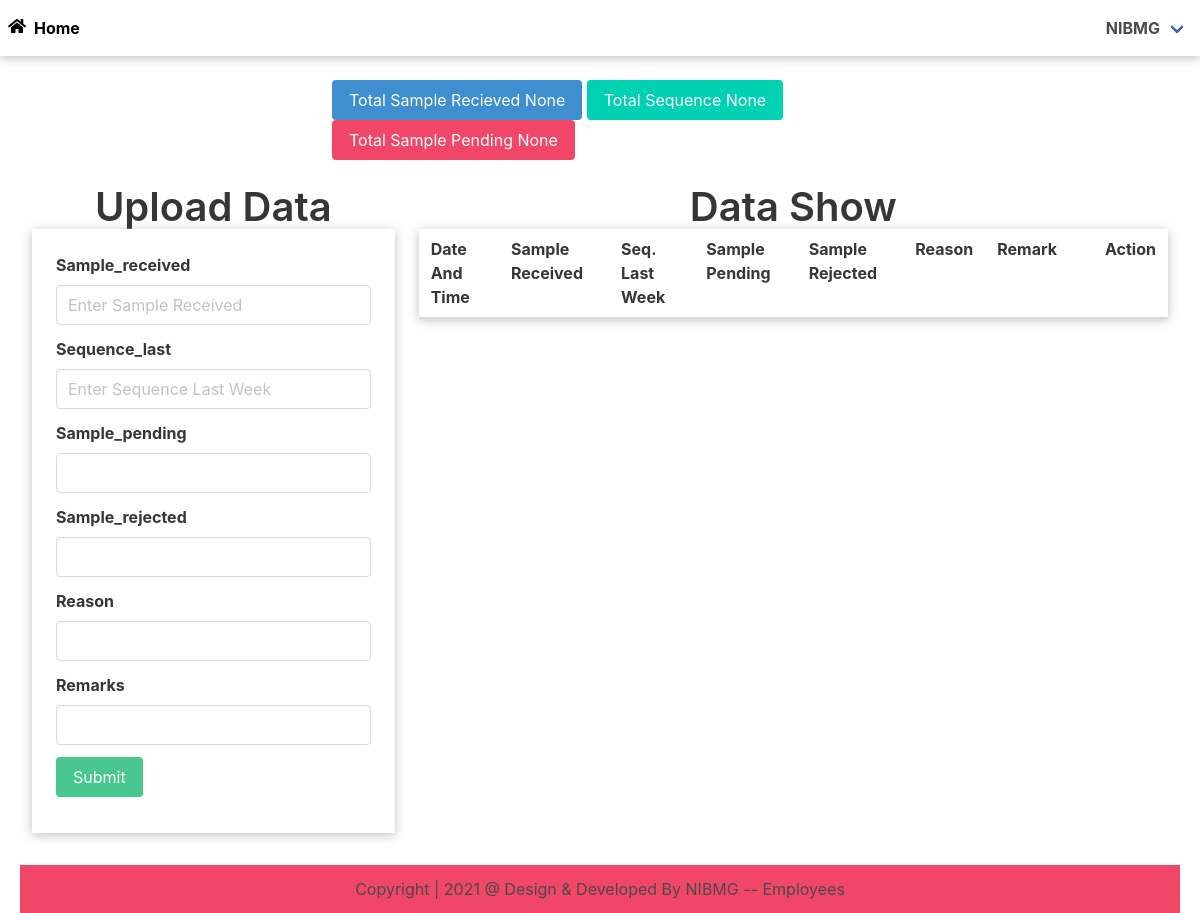
/accounts/profile/ (signed in), run on an earlier commit of the app's database.
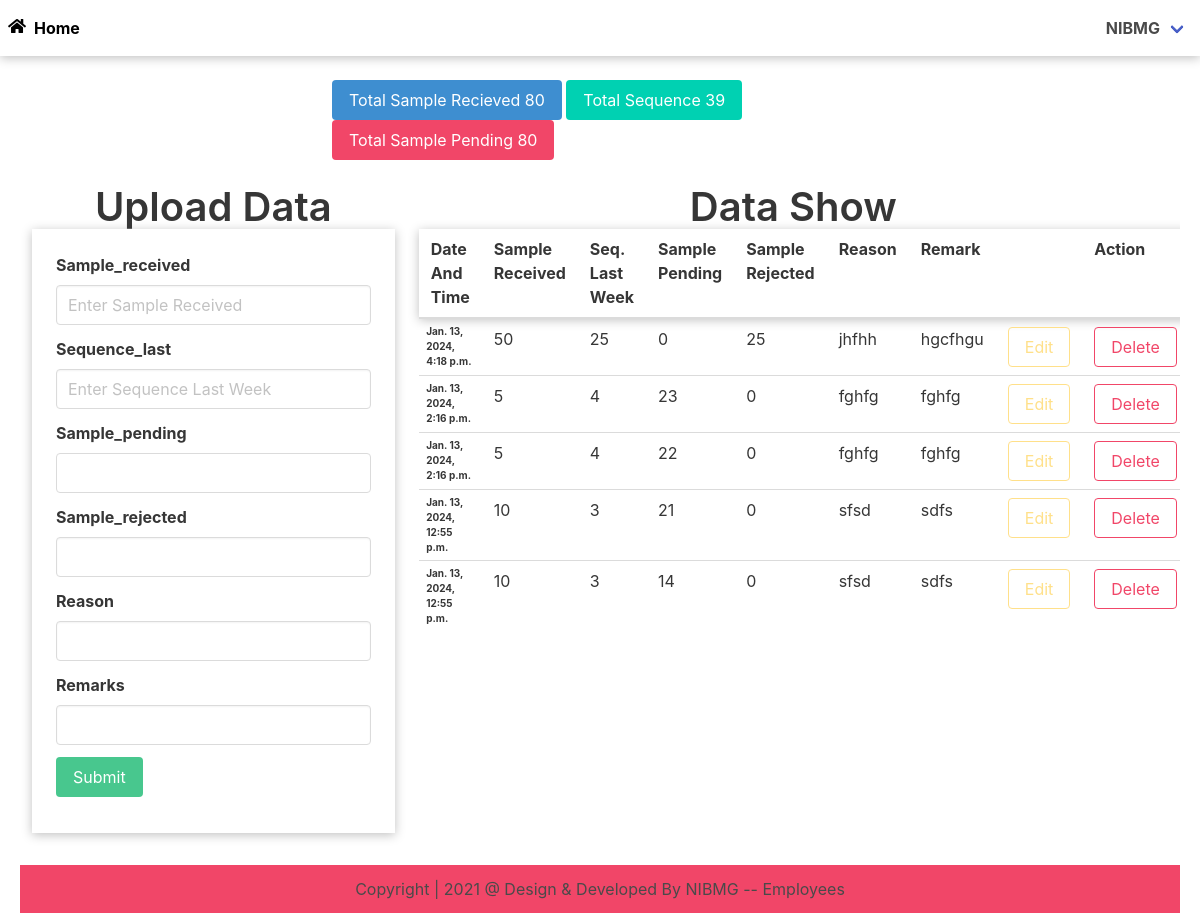
And on a later commit of the database.
### app/models.py (models this page shows, shortened)
class Data(models.Model):
    id = models.AutoField(primary_key=True)
    user = models.ForeignKey(User, verbose_name="user", on_delete=models.CASCADE, null=True, blank=True)
    Sample_received = models.IntegerField()
    Sequence_last = models.IntegerField()
    Sample_pending = models.IntegerField(null=True, blank=True)
    Sample_rejected = models.IntegerField(null=True, blank=True)
    Reason = models.CharField(max_length=200, blank=True)
    Remark = models.CharField(max_length=200, blank=True)
    created_at = models.DateTimeField(verbose_name="date_joined",auto_now_add=True)
    updated_at = models.DateTimeField(auto_now=True, verbose_name="last_login")

### app/views.py (the view)
# urls.py: path("accounts/profile/", views.add_show, name="profile"),
@login_required()
def add_show(request):
    current_user = request.user
    existing_sequence_data = Data.objects.filter(user=current_user).order_by('-id')
    total_sample = Data.objects.filter(user=current_user).aggregate(Sum("Sample_received", default=0))
    total_pending = Data.objects.filter(user=current_user).aggregate(Sum("Sample_pending", default=0))
    total_sequence = Data.objects.filter(user=current_user).aggregate(Sum("Sequence_last", default=0))
    p = Paginator(existing_sequence_data, 10) # for 1 object per page
    try:
        page_number = request.GET.get('page')
        page_object = p.page(page_number)
    except:
        page_object = p.page(1)   # load first page by default
    total_count_data = {
        "total_sample": total_sample.get('Sample_received__sum'),
        "total_pending": total_pending.get('Sample_pending__sum'),
        "total_sequence": total_sequence.get('Sequence_last__sum')
    }
    if request.method == 'POST':
        form = UserDataInsert(request.POST)
        if form.is_valid():
            if existing_sequence_data.exists():
                p = Data.objects.filter(user=request.user).order_by('-id')
                l = p[0].Sample_pending
                Sample_received = form.cleaned_data['Sample_received']
                Sequence_last = form.cleaned_data['Sequence_last']
                Sample_rejected = form.cleaned_data['Sample_rejected']
                Sample_pending = l + Sample_received - Sequence_last - Sample_rejected
                Reason = form.cleaned_data['Reason']
                Remark = form.cleaned_data['Remark']
                reg = Data(user=current_user, Sample_received=Sample_received, Sequence_last=Sequence_last,
                            Sample_pending=Sample_pending, Sample_rejected=Sample_rejected,
                            Reason=Reason, Remark=Remark)
                reg.save()
                form = UserDataInsert()
                return HttpResponseRedirect('/accounts/profile/', {'message':'Data Saved Successfully!!!!'})
            else:
                Sample_received = form.cleaned_data['Sample_received']
                Sequence_last = form.cleaned_data['Sequence_last']
                Sample_rejected = form.cleaned_data['Sample_rejected']
                Sample_pending = ((Sample_received - Sequence_last) - Sample_rejected)
                Reason = form.cleaned_data['Reason']
                Remark = form.cleaned_data['Remark']
                new_record = Data(user=current_user, Sample_received=Sample_received, Sequence_last=Sequence_last,
                           Sample_pending=Sample_pending, Sample_rejected=Sample_rejected,
                           Reason=Reason, Remark=Remark)
                new_record.save()
                form = UserDataInsert()
                return HttpResponseRedirect('/accounts/profile/', {"message": "Sequence record save successfully"})
    else:
        form = UserDataInsert()
    return render(request, 'app/profile.html', {'form': form, 'sum_data': total_count_data, 'page_object':page_object}, )

### app/forms.py
class UserDataInsert(forms.ModelForm):
    class Meta:
        model = Data
        fields = ['Sample_received', 'Sequence_last', 'Sample_pending', 'Sample_rejected', 'Reason', 'Remark']
        widgets = {
            'Sample_received': forms.TextInput(attrs={'class': 'input', 'placeholder': 'Enter Sample Received',
                                                      'id': 'sample_received'}),
            'Sequence_last': forms.TextInput(attrs={'class': 'input', 'placeholder': 'Enter Sequence Last Week',
                                                    'id': 'sequence'}),
            'Sample_pending': forms.TextInput(attrs={'class': 'input', 'readonly': 'readonly', 'id': 'pending'}),
            'Sample_rejected': forms.TextInput(attrs={'class': 'input'}),
            'Reason': forms.TextInput(attrs={'class': 'input'}),
            'Remark': forms.TextInput(attrs={'class': 'input'}),
        }

### app/templates/app/profile.html (shortened to what this page needs)
{% extends 'app/base.html' %}
{% load static %}
{% block content %}
<div class="columns">
  <div class="column is-3"></div>
  {% if sum_data %}
  <div class="column is-6 is-float-right" style="margin-left:10px;">
    <h3 id="totSampRec" class="button is-info">Total Sample Recieved {{sum_data.total_sample}}</h3>
    <h3 id="totSequence" class="button is-primary">Total Sequence {{sum_data.total_sequence}}</h3>
    <h3 id="totPending" class="button is-danger">Total Sample Pending {{sum_data.total_pending}}</h3>
  </div>
  {% endif %}
</div>
<div class="columns">
  <div class="column is-4">
    <center>
      <h1 class="title is-2 is-center">Upload Data</h1>
    </center>
    <form action="" method="post" novalidate class="shadow p-5 box-shadow-y">
      <div class="field">
        <label for="" class="label">Sample_received</label>
        <div class="control">
          {{form.Sample_received}}
        </div>
      </div>
      <div class="field">
        <label for="" class="label">Sequence_last</label>
        <div class="control">
          {{form.Sequence_last}}
        </div>
      </div>
      <div class="field">
        <label for="" jAutoCalc="{sample_received} - {sequence}- {sampleid}" class="label">Sample_pending</label>
        <div class="control">
          {{form.Sample_pending}}
        </div>
      </div>
      <div class="field">
        <label for="" class="label">Sample_rejected</label>
        <div class="control">
          {{form.Sample_rejected}}
        </div>
      </div>
      <div class="field">
        <label for="" class="label">Reason</label>
        <div class="control">
          {{form.Reason}}
        </div>
      </div>
      <div class="field">
        <label for="" class="label">Remarks</label>
        <div class="control">
          {{form.Remark}}
        </div>
      </div>
      <div class="col-2 mt-3">
        <button type="submit" id="Submit" class="button is-success mb-3" onclick="myFunction()">Submit</button>
      </div>
    </form>
  </div>
  <div class="column is-8 table-container is-fluid">
    <center>
      <h1 class="title is-2 is-center">Data Show</h1>
    </center>
    <table class="table is-hoverable" id="tables">
      <thead class="box-shadow-y">
        <tr>
          <th scope="col">Date And Time</th>
          <th scope="col">Sample Received</th>
          <th scope="col">Seq. Last Week</th>
          <th scope="col">Sample Pending</th>
          <th scope="col">Sample Rejected</th>
          <th scope="col">Reason</th>
          <th scope="col">Remark</th>
          <th scope="col"></th>
          <th scope="col">Action</th>
        </tr>
      </thead>
      <tbody>
        {% for d in page_object %}
        <tr>
          <th scope="row" style="font-size:10px;">{{d.created_at}}</th>
          <td id="secret">{{d.Sample_received}}</td>
          <td id="seq">{{d.Sequence_last}}</td>
          <td id="sampleid">{{d.Sample_pending}}</td>
          <td id="samrej">{{d.Sample_rejected}}</td>
          <td>{{d.Reason}}</td>
          <td>{{d.Remark}}</td>
          <td><a class="button is-warning is-outlined" type="button" id="edit{{forloop.revcounter}}"
              href="{% url 'update' d.id %}" onclick="myEdit()">Edit</a></td>
          <td><a class="button is-danger is-outlined" href="{% url 'deleted' d.id %}">Delete</a></td>
        </tr>
        {% endfor %}
      </tbody>
    </table>
  </div>
</div>
{% endblock content %}

### app/templates/app/base.html (shortened to what this page needs)
<!DOCTYPE html>
{% load static %}
<html lang="en">
<head>
  <link rel="stylesheet" href="https://cdn.jsdelivr.net/npm/bulma@0.9.4/css/bulma.min.css">
  <link rel="stylesheet" type="text/css" href="{% static 'app/css/my.css' %}">
  <link rel="stylesheet" type="text/css"
    href="https://cdnjs.cloudflare.com/ajax/libs/font-awesome/5.15.4/css/all.min.css"
 />
</head>
<body>
  <nav class="navbar is-fixed-top box-shadow-y">
    <div class="navbar-brand toggler">
      <a class="navbar-item has-text-weight-bold has-text-black is-link" href="{% url 'home' %}">
        <i class="fas fa-home icon" style="margin-top:10px;"></i>Home
      </a>
    </div>
    <div id="navbarid" class="navbar-menu">
      <div class="navbar-end">
        <div class="navbar-item has-dropdown is-hoverable">
          {% if request.user.is_authenticated %}
          <a class="navbar-link is-danger is-right" href="{% url 'profile' %}">
            <strong>{{user}}</strong>
          </a>
          {% endif %}
        </div>
      </div>
    </div>
  </nav>
  <div class="container is-fluid" style="margin-top:80px;">
    {% block content %}
    {% endblock content %}
  </div>
  <footer>
    <div class="container is-fluid is-mobile pt-5" style="margin-top:20px;">
      <div class="columns">
        <div class="column is-12 has-background-danger has-text-centered">
          <h4 class="text is-2 is-center"> Copyright | 2021 @ Design & Developed By NIBMG --
            Employees</h4>
        </div>
      </div>
    </div>
  </footer>
</body>
</html>

What changed in the data, as far as the page shows it:
added Data: created_at "Jan. 13, 2024, 4:18 p.m.", Sample_received "50", Sequence_last "25", Sample_pending "0", Sample_rejected "25", Reason "jhfhh", Remark "hgcfhgu"
added Data: created_at "Jan. 13, 2024, 2:16 p.m.", Sample_received "5", Sequence_last "4", Sample_pending "23", Sample_rejected "0", Reason "fghfg", Remark "fghfg"
added Data: created_at "Jan. 13, 2024, 2:16 p.m.", Sample_received "5", Sequence_last "4", Sample_pending "22", Sample_rejected "0", Reason "fghfg", Remark "fghfg"
added Data: created_at "Jan. 13, 2024, 12:55 p.m.", Sample_received "10", Sequence_last "3", Sample_pending "21", Sample_rejected "0", Reason "sfsd", Remark "sdfs"
added Data: created_at "Jan. 13, 2024, 12:55 p.m.", Sample_received "10", Sequence_last "3", Sample_pending "14", Sample_rejected "0", Reason "sfsd", Remark "sdfs"
Also different on the page:
{{ sum_data.total_sample }}: "None" → "80"
{{ sum_data.total_sequence }}: "None" → "39"
{{ sum_data.total_pending }}: "None" → "80"
